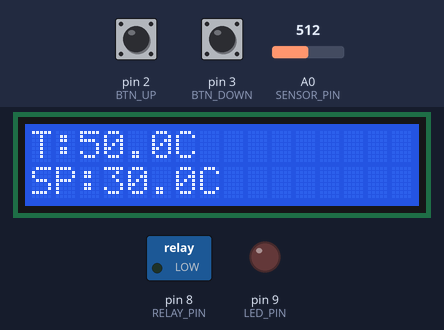
A program run on a simulated Arduino Mega 2560, built with avr-gcc and run on an emulated ATmega2560. On the bench: 16×2 character LCD, switched loads named in the program (green lamp = pin HIGH), output pins drawn as LEDs (lit = HIGH). The test bench sets the inputs (shaded band); at power-on: A0 (SENSOR_PIN) = 512, pin 2 (BTN_UP) HIGH, pin 3 (BTN_DOWN) HIGH. What the program prints to the serial monitor is not drawn.

Above: at 2.2 s.
2.3 s: A0 (SENSOR_PIN) set to 304
At 3.6 s:
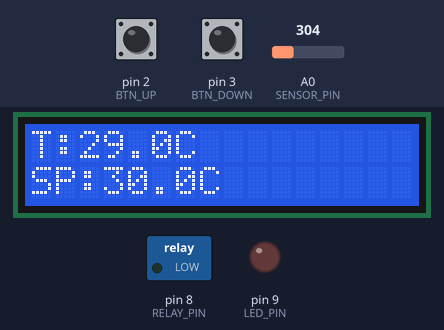
3.9 s: A0 (SENSOR_PIN) set to 288
At 4.8 s:
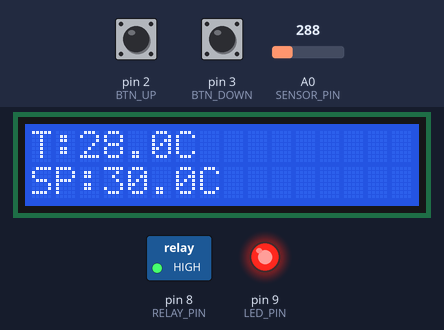
5.5 s: pin 2 (BTN_UP) pulled LOW for 1 s
At 7.2 s:
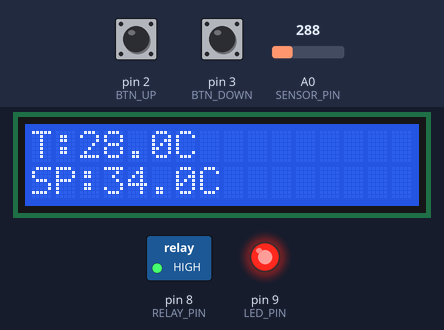
8.0 s: pin 3 (BTN_DOWN) pulled LOW for 3.2 s
At 12.0 s:
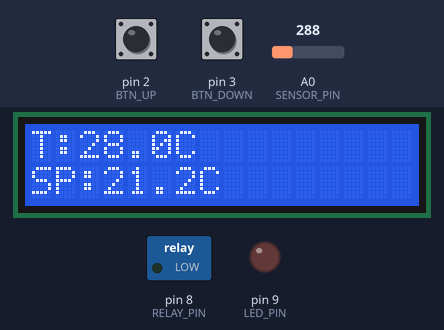
12.7 s: pin 2 (BTN_UP) pulled LOW for 0.15 s
At 13.9 s:
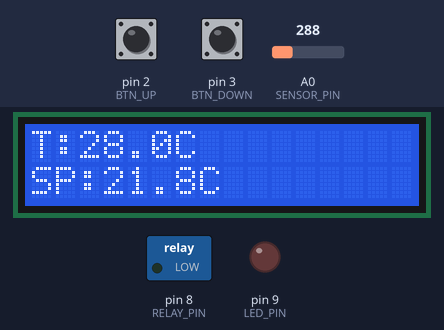
14.4 s: pin 3 (BTN_DOWN) pulled LOW for 1 s
At 16.5 s:
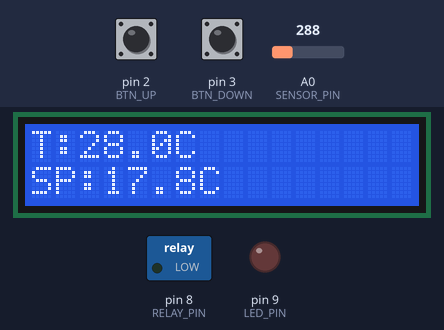
Timing chart, 0 to 17.9 s (numbered marks = the images above; inputs shaded):
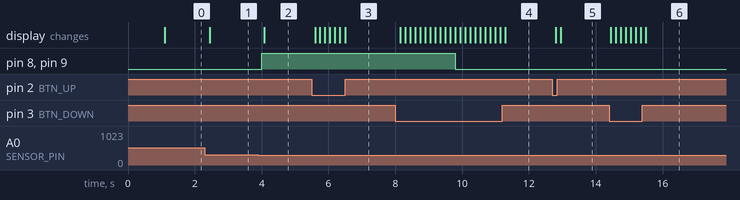

The program:

main.cpp
```cpp
#include <Arduino.h>
#include "sensor/sensor.h"
#include "control/control.h"
#include "ui_lcd/ui_lcd.h"
#include "buttons/buttons.h"

unsigned long lastTempRead = 0;
unsigned long lastLcdUpdate = 0;
unsigned long lastSerial = 0;

void setup() {
    initPins();
    lcdInit();
    sensorInit();
    buttonsInit();

    Serial.begin(9600);

    lcdWelcome();
}

void loop() {
    unsigned long now = millis();

    handleButtons(now);

    if (now - lastTempRead >= 100) {
        lastTempRead = now;

        readTemperature();
        controlLoop();
    }

    if (now - lastLcdUpdate >= 150) {
        lastLcdUpdate = now;

        lcdUpdate(temperature, setPoint);
    }

    if (now - lastSerial >= 500) {
        lastSerial = now;

        Serial.print("Temperature:");
        Serial.print(temperature);
        Serial.print(", SetPoint:");
        Serial.println(setPoint);
    }
}
```

buttons.cpp
```cpp
#include <Arduino.h>
#include "buttons.h"
#include "control/control.h"

#define BTN_UP 2
#define BTN_DOWN 3

static unsigned long lastBtnCheck = 0;

void buttonsInit() {
    pinMode(BTN_UP, INPUT_PULLUP);
    pinMode(BTN_DOWN, INPUT_PULLUP);
}

void handleButtons(unsigned long now) {
    if (now - lastBtnCheck < 50) {
        return;
    }

    lastBtnCheck = now;

    if (digitalRead(BTN_UP) == LOW) {
        setPoint += 0.2;
    }

    if (digitalRead(BTN_DOWN) == LOW) {
        setPoint -= 0.2;
    }
}
```

buttons.h
```cpp
#pragma once

void buttonsInit();
void handleButtons(unsigned long now);
```

control.cpp
```cpp
#include <Arduino.h>
#include "control.h"

#define RELAY_PIN 8
#define LED_PIN 9

float setPoint = 30.0;
float hysteresis = 1.0;
bool heaterState = false;

void initPins() {
    pinMode(RELAY_PIN, OUTPUT);
    pinMode(LED_PIN, OUTPUT);

    digitalWrite(RELAY_PIN, LOW);
    digitalWrite(LED_PIN, LOW);
}

void controlLoop() {
    if (!heaterState && temperature < setPoint - hysteresis) {
        heaterState = true;

        digitalWrite(RELAY_PIN, HIGH);
        digitalWrite(LED_PIN, HIGH);
    } else if (heaterState && temperature > setPoint + hysteresis) {
        heaterState = false;

        digitalWrite(RELAY_PIN, LOW);
        digitalWrite(LED_PIN, LOW);
    }
}
```

control.h
```cpp
#pragma once

extern float setPoint;
extern float hysteresis;
extern float temperature;
extern bool heaterState;

void initPins();
void controlLoop();
```

sensor.cpp
```cpp
#include <Arduino.h>
#include "sensor.h"

#define SENSOR_PIN A0

float temperature = 0.0;

void sensorInit() {
    pinMode(SENSOR_PIN, INPUT);
}

void readTemperature() {
    int val = analogRead(SENSOR_PIN);

    temperature = map(val, 0, 1023, 0, 100);
}
```

sensor.h
```cpp
#pragma once

extern float temperature;

void sensorInit();
void readTemperature();
```

ui_lcd.cpp
```cpp
#include <Arduino.h>
#include <LiquidCrystal_I2C.h>
#include "ui_lcd.h"

LiquidCrystal_I2C lcd(0x27, 16, 2);

void lcdInit() {
    lcd.init();
    lcd.backlight();
}

void lcdWelcome() {
    lcd.setCursor(0, 0);
    lcd.print("Control Temp");

    delay(1000);

    lcd.clear();
}

void lcdUpdate(float temperature, float setPoint) {
    lcd.setCursor(0, 0);
    lcd.print("T:");
    lcd.print(temperature, 1);
    lcd.print("C   ");

    lcd.setCursor(0, 1);
    lcd.print("SP:");
    lcd.print(setPoint, 1);
    lcd.print("C   ");
}
```

ui_lcd.h
```cpp
#pragma once

void lcdInit();
void lcdWelcome();
void lcdUpdate(float temperature, float setPoint);
```

Measured:
- the behaviour switches between 297 and 296 on A0 (SENSOR_PIN) (found by bisection; images 1 and 2)
- after the input at 2.3 s, the display: changes after 0.15 s (image 1)
- after the input at 3.9 s, pin 8 (RELAY_PIN), pin 9 (LED_PIN): LOW → HIGH after 0.10 s; the display: changes after 0.18 s (image 2)
- after the input at 5.5 s, the display: first changes after 0.10 s (image 3 shows a later state)
- after the input at 8.0 s, pin 8 (RELAY_PIN), pin 9 (LED_PIN): HIGH → LOW after 1.8 s; the display: first changes after 0.15 s (image 4 shows a later state)
- after the input at 12.7 s, the display: first changes after 0.10 s (image 5 shows a later state)
- after the input at 14.4 s, the display: first changes after 0.05 s (image 6 shows a later state)
